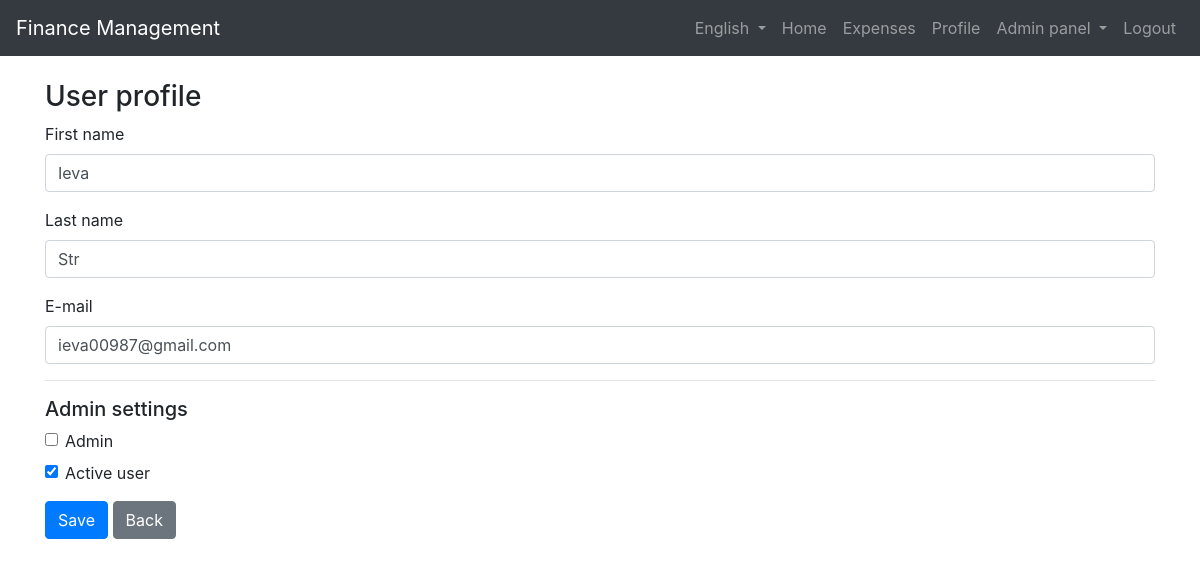
/admin/user/3 (signed in), run on the app's committed database.
### website/models.py (models this page shows)
class User(db.Model, UserMixin):
    id = db.Column(db.Integer, primary_key=True)
    email = db.Column(db.String(150), unique=True, nullable=False)
    first_name = db.Column(db.String(150), nullable=False)
    last_name = db.Column(db.String(150), nullable=False)
    password = db.Column(db.String(150), nullable=False)
    reset_token = db.Column(db.String(100), nullable=True)
    reset_token_expiry = db.Column(db.DateTime, nullable=True)
    is_admin = db.Column(db.Boolean, default=False)
    is_active = db.Column(db.Boolean, default=True)
    language = db.Column(db.String(50), default="en")
    created_at = db.Column(db.DateTime(timezone=True), default=func.now())
    updated_at = db.Column(db.DateTime, default=func.now(),onupdate=func.now())
    monthly_income = db.Column(db.Numeric(10, 2), default=0)
    group_budget_id = db.Column(db.Integer,db.ForeignKey('group_budget.id'),nullable=True)
    expenses = db.relationship("Expenses", backref="user")
    group_budget = db.relationship("GroupBudget",back_populates="users",foreign_keys=[group_budget_id])

### website/views.py (the view, shortened to what this page needs)
@views.route("/admin/user/<int:user_id>", methods=["GET", "POST"])
@login_required
def admin_user_profile(user_id):
    admin_required()
    user = User.query.get_or_404(user_id)
    return render_template(
        "profile.html",
        user=user,
        is_admin_view=True
    )

### website/__init__.py (called while the page is built)
def get_locale():
    if "lang" in session:
        return session["lang"]
    if current_user.is_authenticated:
        return current_user.language
    return request.accept_languages.best_match(["en", "lv"])

### website/views.py (called while the page is built)
def admin_required():
    if not current_user.is_authenticated or not current_user.is_admin:
        abort(403)

### website/templates/profile.html (shortened to what this page needs)
{% extends "base.html" %}
{% block content %}
<h3>{{ _("User profile") }}</h3>
<form method="post">
    <div class="form-group">
        <label>{{ _("First name") }}</label>
        <input type="text" name="first_name" class="form-control"
            value="{{ user.first_name }}" required>
    </div>
    <div class="form-group">
        <label>{{ _("Last name") }}</label>
        <input type="text" name="last_name" class="form-control"
            value="{{ user.last_name }}" required>
    </div>
    <div class="form-group">
        <label>{{ _("E-mail") }}</label>
        <input type="email" name="email" class="form-control"
            value="{{ user.email }}" required>
    </div>
  {% if is_admin_view %}
  <hr>
  <h5>{{ _("Admin settings") }}</h5>
  <div class="form-check">
    <input type="checkbox"
           name="is_admin"
           class="form-check-input"
           id="is_admin"
           {% if user.is_admin %}checked{% endif %}>
    <label class="form-check-label" for="is_admin">
      {{ _("Admin") }}
    </label>
  </div>
  <div class="form-check mt-2">
    <input type="checkbox"
           name="is_active"
           class="form-check-input"
           id="is_active"
           {% if user.is_active %}checked{% endif %}>
    <label class="form-check-label" for="is_active">
      {{ _("Active user") }}
    </label>
  </div>
  {% endif %}
  <button class="btn btn-primary mt-3">
    {{ _("Save") }}
  </button>
  {% if is_admin_view %}
    <a href="{{ url_for('views.admin_users') }}"
       class="btn btn-secondary mt-3">
       {{ _("Back") }}
    </a>
  {% endif %}
</form>
{% endblock %}

### data on the page
User: first_name "Ieva", last_name "Str", email "ieva00987@gmail.com", is_active "☑"
